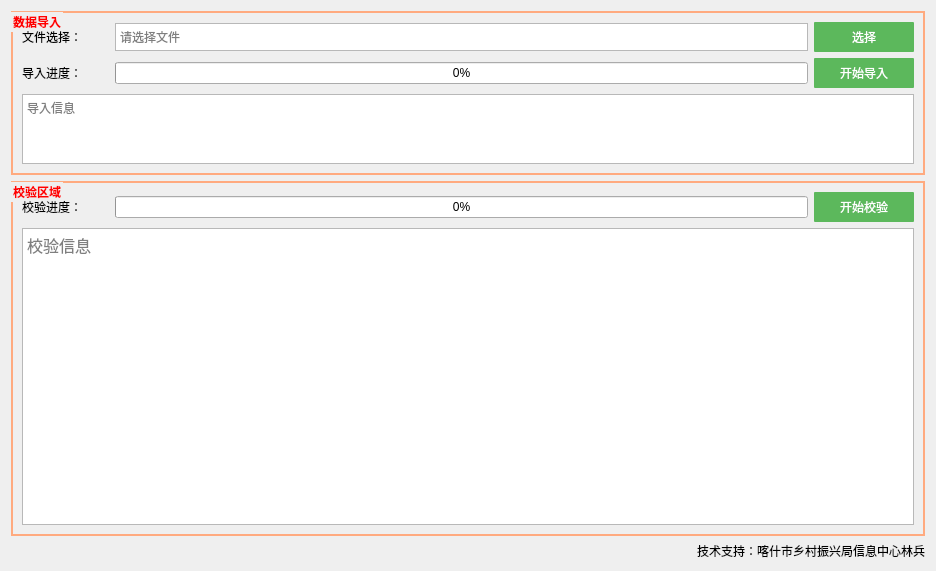
<?xml version="1.0" encoding="UTF-8"?>
<ui version="4.0">
    <class>Form</class>
    <widget class="QWidget" name="Form">
        <property name="geometry">
            <rect>
                <x>0</x>
                <y>0</y>
                <width>936</width>
                <height>571</height>
            </rect>
        </property>
        <property name="windowTitle">
            <string>脱贫户信息校验 V2.0 共 27 条校验规则</string>
        </property>
        <property name="styleSheet">
            <string notr="true">#Form{
                background-image:url('static/2.jpg');
                }

                QGroupBox {
                border:2px solid rgb(255, 170, 127);
                font-weight:bold;
                color:red;
                }


                QPushButton{
                background:#5CB85C;
                color:white;
                border-radius:1px;
                height:30px;
                width:100%;
                }
                QPushButton:hover{
                background:#449D44;

                }
            </string>
        </property>
        <layout class="QVBoxLayout" name="verticalLayout_3" stretch="2,8,0">
            <item>
                <widget class="QGroupBox" name="groupBox">
                    <property name="styleSheet">
                        <string notr="true"/>
                    </property>
                    <property name="title">
                        <string>数据导入</string>
                    </property>
                    <layout class="QVBoxLayout" name="verticalLayout_2">
                        <item>
                            <layout class="QHBoxLayout" name="horizontalLayout" stretch="1,8,1">
                                <item>
                                    <widget class="QLabel" name="label">
                                        <property name="text">
                                            <string>文件选择：</string>
                                        </property>
                                    </widget>
                                </item>
                                <item>
                                    <widget class="QTextBrowser" name="textBrowser">
                                        <property name="maximumSize">
                                            <size>
                                                <width>16777215</width>
                                                <height>28</height>
                                            </size>
                                        </property>
                                        <property name="placeholderText">
                                            <string>请选择文件</string>
                                        </property>
                                    </widget>
                                </item>
                                <item>
                                    <widget class="QPushButton" name="pushButton">
                                        <property name="styleSheet">
                                            <string notr="true"/>
                                        </property>
                                        <property name="text">
                                            <string>选择</string>
                                        </property>
                                    </widget>
                                </item>
                            </layout>
                        </item>
                        <item>
                            <layout class="QHBoxLayout" name="horizontalLayout_2" stretch="1,8,1">
                                <item>
                                    <widget class="QLabel" name="label_2">
                                        <property name="text">
                                            <string>导入进度：</string>
                                        </property>
                                    </widget>
                                </item>
                                <item>
                                    <widget class="QProgressBar" name="progressBar">
                                        <property name="value">
                                            <number>0</number>
                                        </property>
                                    </widget>
                                </item>
                                <item>
                                    <widget class="QPushButton" name="pushButton_3">
                                        <property name="text">
                                            <string>开始导入</string>
                                        </property>
                                    </widget>
                                </item>
                            </layout>
                        </item>
                        <item>
                            <widget class="QTextBrowser" name="textBrowser_2">
                                <property name="placeholderText">
                                    <string>导入信息</string>
                                </property>
                            </widget>
                        </item>
                    </layout>
                </widget>
            </item>
            <item>
                <widget class="QGroupBox" name="groupBox_2">
                    <property name="title">
                        <string>校验区域</string>
                    </property>
                    <layout class="QVBoxLayout" name="verticalLayout" stretch="2,8">
                        <item>
                            <layout class="QHBoxLayout" name="horizontalLayout_3" stretch="1,8,1">
                                <item>
                                    <widget class="QLabel" name="label_3">
                                        <property name="text">
                                            <string>校验进度：</string>
                                        </property>
                                    </widget>
                                </item>
                                <item>
                                    <widget class="QProgressBar" name="progressBar_2">
                                        <property name="value">
                                            <number>0</number>
                                        </property>
                                    </widget>
                                </item>
                                <item>
                                    <widget class="QPushButton" name="pushButton_2">
                                        <property name="text">
                                            <string>开始校验</string>
                                        </property>
                                    </widget>
                                </item>
                            </layout>
                        </item>
                        <item>
                            <widget class="QTextBrowser" name="textBrowser_3">
                                <property name="styleSheet">
                                    <string notr="true">#textBrowser_3 {
                                        font-size:16px;
                                        }
                                    </string>
                                </property>
                                <property name="placeholderText">
                                    <string>校验信息</string>
                                </property>
                            </widget>
                        </item>
                    </layout>
                </widget>
            </item>
            <item>
                <widget class="QLabel" name="label_4">
                    <property name="text">
                        <string>技术支持：喀什市乡村振兴局信息中心林兵</string>
                    </property>
                    <property name="alignment">
                        <set>Qt::AlignRight|Qt::AlignTrailing|Qt::AlignVCenter</set>
                    </property>
                </widget>
            </item>
        </layout>
    </widget>
    <resources/>
    <connections/>
</ui>
